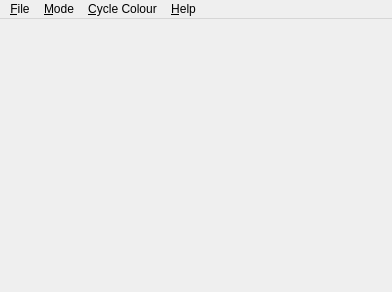
<?xml version="1.0" encoding="UTF-8"?>
<ui version="4.0">
 <class>Beebview</class>
 <widget class="QMainWindow" name="Beebview">
  <property name="geometry">
   <rect>
    <x>0</x>
    <y>0</y>
    <width>392</width>
    <height>292</height>
   </rect>
  </property>
  <property name="windowTitle">
   <string>Beebview</string>
  </property>
  <widget class="QWidget" name="centralWidget"/>
  <widget class="QMenuBar" name="menuBar">
   <property name="geometry">
    <rect>
     <x>0</x>
     <y>0</y>
     <width>392</width>
     <height>27</height>
    </rect>
   </property>
   <widget class="QMenu" name="menuFile">
    <property name="title">
     <string>&amp;File</string>
    </property>
    <addaction name="actionOpen"/>
    <addaction name="actionSaveAs"/>
    <addaction name="separator"/>
    <addaction name="actionExit"/>
   </widget>
   <widget class="QMenu" name="menuMode">
    <property name="title">
     <string>&amp;Mode</string>
    </property>
   </widget>
   <widget class="QMenu" name="menuCycleColour">
    <property name="title">
     <string>&amp;Cycle Colour</string>
    </property>
   </widget>
   <widget class="QMenu" name="menuHelp">
    <property name="title">
     <string>&amp;Help</string>
    </property>
    <addaction name="actionHelp"/>
    <addaction name="actionReportBug"/>
    <addaction name="separator"/>
    <addaction name="actionAbout"/>
   </widget>
   <addaction name="menuFile"/>
   <addaction name="menuMode"/>
   <addaction name="menuCycleColour"/>
   <addaction name="menuHelp"/>
  </widget>
  <action name="actionOpen">
   <property name="text">
    <string>&amp;Open</string>
   </property>
  </action>
  <action name="actionSaveAs">
   <property name="text">
    <string>Save &amp;As...</string>
   </property>
  </action>
  <action name="actionExit">
   <property name="text">
    <string>E&amp;xit</string>
   </property>
  </action>
  <action name="actionHelp">
   <property name="text">
    <string>Online &amp;Help</string>
   </property>
  </action>
  <action name="actionReportBug">
   <property name="text">
    <string>&amp;Report a Bug</string>
   </property>
  </action>
  <action name="actionAbout">
   <property name="text">
    <string>&amp;About</string>
   </property>
  </action>
 </widget>
 <layoutdefault spacing="6" margin="11"/>
 <resources/>
 <connections/>
</ui>
